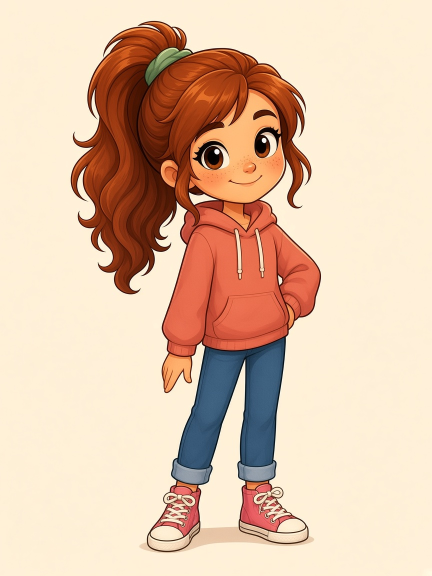
#> input picture handouts/characters/girl/idle.png, 864 x 1152 px (shown at 1/2 size); its folder holds 4 pictures in this run
$ python make_transparent_cutouts.py
#> lines starting #> are read from the running program, lines starting #| are printed output that depends on the picture; after the words box and inside, x2 and y2 are one past the last pixel; in counts of white or black regions, pixels touching at a corner belong together
#!/usr/bin/env python3
"""Transparent PNG cutouts + SVG wrappers for redhead girl poses."""
from __future__ import annotations

from collections import deque
from pathlib import Path

import numpy as np
from PIL import Image

SRC = Path(__file__).resolve().parent
DST = Path("/Users/crawfordjpaul/Local Sites/rr-website/src/lib/assets/characters/redhead girl")
POSES = ["idle", "wave", "pencil", "point", "guitar"]
CREAM = np.array([255.0, 240.0, 217.0])


def dilate(mask: np.ndarray, n: int = 2) -> np.ndarray:
    m = mask.copy()
    for _ in range(n):
        nxt = m.copy()
        nxt[1:] |= m[:-1]
        nxt[:-1] |= m[1:]
        nxt[:, 1:] |= m[:, :-1]
        nxt[:, :-1] |= m[:, 1:]
        m = nxt
    return m


def remove_background(im: Image.Image, pose: str) -> Image.Image:
#> called with pose = 'idle'
    arr = np.array(im.convert("RGBA"))
    h, w = arr.shape[:2]
#> h = 1152; w = 864
    rgb = arr[:, :, :3].astype(np.float64)
    r, g, b = rgb[:, :, 0], rgb[:, :, 1], rgb[:, :, 2]
    dist = np.sqrt(((rgb - CREAM) ** 2).sum(axis=2))
    mx = rgb.max(axis=2)
    chroma = mx - rgb.min(axis=2)
    warm = r - b
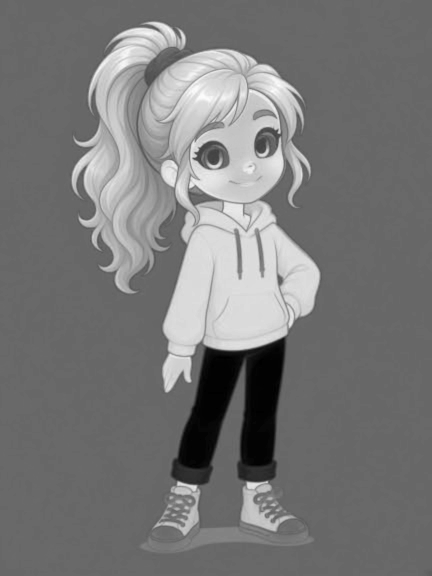
#> warm: shape (1152, 864) float64 (shown at 1/2 size); min -68, max 192, mean 55; drawn with min black and max white
    rg = r - g
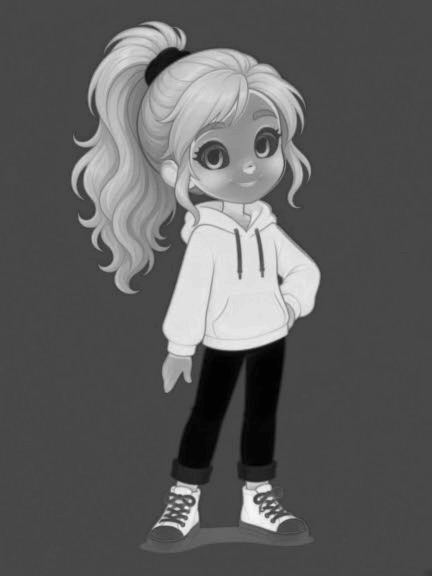
#> rg: shape (1152, 864) float64 (shown at 1/2 size); min -37, max 146, mean 30.6; drawn with min black and max white
    yy = np.arange(h)[:, None]
#> yy = 1152 values from 0 to 1151
    xx = np.arange(w)[None, :]

    is_coral = (r > 170) & (g < 180) & (b < 160) & (r > g + 15) & (r > b + 20)
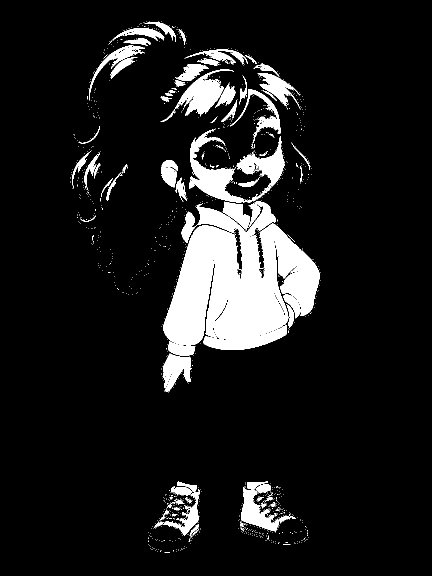
#> is_coral: shape (1152, 864) bool (shown at 1/2 size); 10.4% white; 1263 white regions (1192 under 20 px), largest, box (x1, y1, x2, y2) and area: (327, 402, 639, 711) 60893, (378, 258, 567, 406) 8998, (321, 139, 468, 243) 4170
    is_blue = (b > r + 3) & (b > 50) & (chroma > 15)
#> is_blue: shape (1152, 864) bool; 3.7% white; 2 white regions (1 under 20 px), largest, box (x1, y1, x2, y2) and area: (344, 676, 569, 968) 36627
    is_hair = (r > 70) & (r > g + 15) & (r > b + 20) & (g < 135) & (chroma > 30)
#> is_hair: shape (1152, 864) bool; 19% white; 643 white regions (616 under 20 px), largest, box (x1, y1, x2, y2) and area: (276, 97, 642, 786) 118323, (142, 42, 373, 588) 56326, (479, 961, 595, 1064) 4922
    is_wood = (r > 125) & (g > 80) & (b < 135) & (warm > 30) & (chroma > 30) & (g < 190)
#> is_wood: shape (1152, 864) bool; 9.9% white; 1612 white regions (1529 under 20 px), largest, box (x1, y1, x2, y2) and area: (327, 403, 639, 690) 50366, (380, 178, 567, 406) 21920, (325, 707, 382, 784) 2626
    is_dark = mx < 95
#> is_dark: shape (1152, 864) bool; 4.3% white; 375 white regions (364 under 20 px), largest, box (x1, y1, x2, y2) and area: (196, 42, 642, 1104) 36540, (156, 48, 329, 539) 1834, (385, 282, 457, 339) 1818

    near_blue = dilate(is_blue, 5)
#> after the loop in dilate, `for _ in range(n):`: nxt: shape (1152, 864) bool; 4.4% white; 1 white region, box (x1, y1, x2, y2) and area: (339, 671, 574, 973) 43448
    near_shoe = dilate(is_coral | (is_dark & (yy > int(h * 0.75))), 10) & (yy > int(h * 0.72))
#> in dilate (call 2), `m = mask.copy()`: m: shape (1152, 864) bool; 10.9% white; 934 white regions (875 under 20 px), largest, box (x1, y1, x2, y2) and area: (327, 402, 639, 711) 60893, (378, 258, 567, 406) 8998, (475, 865, 617, 1089) 6211
#> after the loop in dilate (call 2), `for _ in range(n):`: nxt: shape (1152, 864) bool; 23.6% white; 4 white regions, box (x1, y1, x2, y2) and area: (131, 32, 652, 796) 190795, (465, 855, 627, 1099) 22313, (284, 855, 450, 1115) 20704, (564, 374, 613, 427) 1145
#> near_shoe: shape (1152, 864) bool; 4.3% white; 2 white regions, box (x1, y1, x2, y2) and area: (465, 855, 627, 1099) 22313, (284, 855, 450, 1115) 20704
    face_zone = yy < int(h * 0.42)

    is_cool_white = (
        (mx > 215)
        & (chroma < 48)
        & (warm < 25)
        & (rg < 10)
        & (b > 200)
        & (near_shoe | face_zone)
    )
#> is_cool_white: shape (1152, 864) bool; 0.15% white in thin lines or dots, all inside (x1, y1, x2, y2) = (141, 50, 624, 1056)

    if pose == "pencil":
        is_ink = (
            (mx < 70)
            & (yy > int(h * 0.40))
            & (yy < int(h * 0.62))
            & (xx > int(w * 0.32))
            & (xx < int(w * 0.68))
        )
        near_ink = dilate(is_ink, 5)
        far_from_jeans = ~dilate(is_blue, 14)
        is_notebook = (
            near_ink
            & far_from_jeans
            & (yy > int(h * 0.40))
            & (yy < int(h * 0.62))
            & (mx > 210)
            & (chroma < 60)
            & (warm > 8)
        )
    else:
        is_notebook = np.zeros((h, w), dtype=bool)

    is_skin = (
        near_blue
        & (yy < int(h * 0.90))
        & (dist > 50)
        & (r > 175)
        & (g > 110)
        & (g < 185)
        & (b > 80)
        & (b < 175)
        & (warm > 30)
        & (chroma > 35)
        & (chroma < 140)
    )
#> is_skin: shape (1152, 864) bool; 0.01% white in thin lines or dots, all inside (x1, y1, x2, y2) = (356, 692, 536, 972)

    hard_protect = (
        is_coral | is_blue | is_hair | is_wood | is_skin | is_cool_white | is_dark | is_notebook
    )
#> hard_protect: shape (1152, 864) bool; 27.5% white; 32 white regions (29 under 20 px), largest, box (x1, y1, x2, y2) and area: (141, 42, 642, 1105) 273177, (322, 122, 334, 135) 59, (336, 112, 348, 122) 40

    is_cream = (
        ~hard_protect
        & (warm > 12)
        & ((dist < 52) | ((mx > 205) & (chroma < 62) & (dist < 90)))
    )
#> is_cream: shape (1152, 864) bool; 71.7% white; 18 black regions (14 under 20 px), largest, box (x1, y1, x2, y2) and area: (141, 42, 642, 1105) 281330, (614, 1079, 621, 1084) 24, (298, 1080, 303, 1090) 24, (285, 1088, 291, 1095) 20
    is_peach = (
        (yy >= int(h * 0.72))
        & ~hard_protect
        & ~is_cool_white
        & ~is_notebook
        & (warm > 20)
        & (g > 150)
        & (g < 230)
        & (r > 155)
        & (chroma > 18)
        & (chroma < 115)
        & (dist > 12)
        & (dist < 125)
    )
#> is_peach: shape (1152, 864) bool; 0.99% white; 357 white regions (334 under 20 px), largest, box (x1, y1, x2, y2) and area: (278, 1053, 629, 1107) 4870, (296, 1068, 378, 1101) 1199, (537, 1059, 615, 1085) 1045

    visited = np.zeros((h, w), dtype=bool)
    q: deque[tuple[int, int]] = deque()

    def try_add(x: int, y: int) -> None:
        if 0 <= x < w and 0 <= y < h and not visited[y, x] and (is_cream[y, x] or is_peach[y, x]):
            visited[y, x] = True
            q.append((x, y))

    for x in range(w):
        try_add(x, 0)
        try_add(x, h - 1)
    for y in range(h):
        try_add(0, y)
        try_add(w - 1, y)
    while q:
        x, y = q.popleft()
        try_add(x - 1, y)
        try_add(x + 1, y)
        try_add(x, y - 1)
        try_add(x, y + 1)

    visited |= is_cream
#> visited: shape (1152, 864) bool; 72% white; 14 black regions (12 under 20 px), largest, box (x1, y1, x2, y2) and area: (141, 42, 642, 1105) 278236, (298, 1080, 303, 1090) 24
    visited |= is_peach
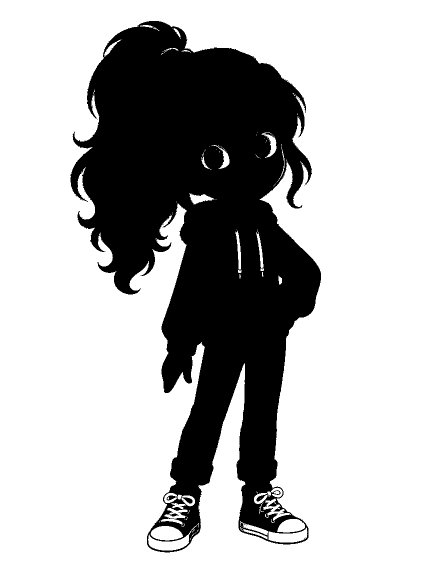
#> visited: shape (1152, 864) bool (shown at 1/2 size); 72.1% white; 14 black regions (13 under 20 px), largest, box (x1, y1, x2, y2) and area: (141, 42, 642, 1105) 277550

    # Force-clear warm pale between jean runs (above shoes)
    blueish = is_blue | ((b > 70) & (b > r) & (chroma > 10))
#> blueish: shape (1152, 864) bool; 3.7% white; 3 white regions (2 under 20 px), largest, box (x1, y1, x2, y2) and area: (344, 676, 569, 968) 36677
    force_pale = (
        ~is_blue
        & ~is_coral
        & ~is_skin
        & ~is_hair
        & ~is_wood
        & ~is_notebook
        & ~is_cool_white
        & (warm > 10)
        & (mx > 190)
        & (chroma < 70)
    )
#> force_pale: shape (1152, 864) bool; 72.2% white; 22 black regions (21 under 20 px), largest, box (x1, y1, x2, y2) and area: (141, 42, 642, 1105) 277141
    shoe_y = int(h * 0.78)
#> shoe_y = 898
    for y in range(int(h * 0.38), shoe_y):
        xs = np.where(blueish[y])[0]
        if len(xs) < 2:
            continue
        runs: list[tuple[int, int]] = []
        start = prev = int(xs[0])
        for x in xs[1:]:
            x = int(x)
            if x > prev + 2:
                runs.append((start, prev))
                start = x
            prev = x
        runs.append((start, prev))
        if len(runs) < 2:
            continue
        left, right = runs[0][1] + 1, runs[-1][0] - 1
        if right <= left:
            continue
        for x in range(left, right + 1):
            if force_pale[y, x] or is_cream[y, x]:
                visited[y, x] = True
#> visited: shape (1152, 864) bool; 72.1% white; 14 black regions (13 under 20 px), largest, box (x1, y1, x2, y2) and area: (141, 42, 642, 1105) 277500

    # Pencil sitting: punch all non-notebook cream/peach in lower body
    if pose == "pencil":
        pocket = (
            (yy > int(h * 0.58))
            & ~hard_protect
            & ~is_cool_white
            & ~is_notebook
            & (
                is_cream
                | is_peach
                | ((warm > 14) & (mx > 195) & (chroma < 75) & (dist < 95))
            )
        )
        visited |= pocket

    pale_ground = (
        (yy >= int(h * 0.78))
        & ~hard_protect
        & ~is_cool_white
        & ~is_notebook
        & (warm > 12)
        & (g > 140)
        & (g < 235)
        & (r > 145)
        & (chroma < 125)
    )
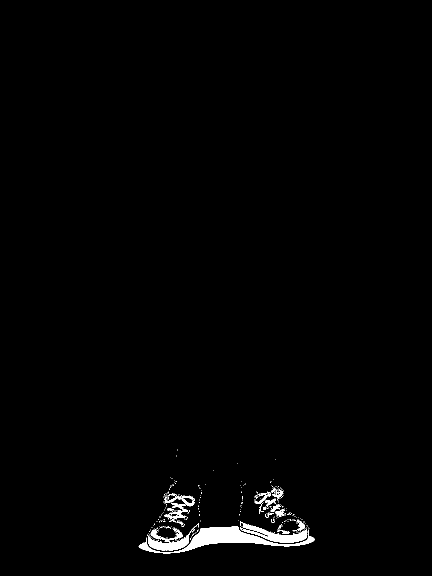
#> pale_ground: shape (1152, 864) bool (shown at 1/2 size); 1.1% white; 312 white regions (283 under 20 px), largest, box (x1, y1, x2, y2) and area: (277, 1053, 629, 1107) 4974, (296, 1068, 378, 1101) 1288, (537, 1057, 615, 1085) 1203
    grow_q: deque[tuple[int, int]] = deque()
    ys, xs = np.where(visited & (yy >= int(h * 0.75)))
    for y, x in zip(ys, xs):
        for nx, ny in ((x - 1, y), (x + 1, y), (x, y - 1), (x, y + 1)):
            if 0 <= nx < w and 0 <= ny < h and not visited[ny, nx] and pale_ground[ny, nx]:
                visited[ny, nx] = True
                grow_q.append((nx, ny))
#> visited: shape (1152, 864) bool; 72.1% white; 14 black regions (13 under 20 px), largest, box (x1, y1, x2, y2) and area: (141, 42, 642, 1105) 277492
    while grow_q:
        x, y = grow_q.popleft()
        for nx, ny in ((x - 1, y), (x + 1, y), (x, y - 1), (x, y + 1)):
            if 0 <= nx < w and 0 <= ny < h and not visited[ny, nx] and pale_ground[ny, nx]:
                visited[ny, nx] = True
                grow_q.append((nx, ny))
#> this loop made 8 passes
#> (x, y) on passes 1 to 8: (352, 963), (397, 970), (566, 982), (337, 984), (402, 984), (542, 1023), (616, 1056), (299, 1062)

    shoeish = is_coral | is_cool_white | (is_dark & (yy > int(h * 0.72)))
#> shoeish: shape (1152, 864) bool; 11.1% white; 1116 white regions (1052 under 20 px), largest, box (x1, y1, x2, y2) and area: (327, 402, 639, 711) 60893, (378, 258, 567, 406) 8998, (473, 830, 617, 1089) 6838
    for y in range(int(h * 0.75), h):
        row_anchor = blueish[y] | shoeish[y]
        runs = []
        x = 0
        while x < w:
            if row_anchor[x]:
                x0 = x
                while x < w and row_anchor[x]:
                    x += 1
                runs.append((x0, x - 1))
            else:
                x += 1
        if len(runs) < 2:
            continue
        left, right = runs[0][1] + 1, runs[-1][0] - 1
        if right <= left:
            continue
        for x in range(left, right + 1):
            if pale_ground[y, x] or (force_pale[y, x] and not is_cool_white[y, x]):
                visited[y, x] = True
#> visited: shape (1152, 864) bool; 72.1% white; 14 black regions (13 under 20 px), largest, box (x1, y1, x2, y2) and area: (141, 42, 642, 1105) 277489

    char = hard_protect
    for x in range(w):
        ys_c = np.where(char[:, x])[0]
        if len(ys_c) == 0:
            continue
        bottom = int(ys_c.max())
        for y in range(bottom + 1, h):
            if (pale_ground[y, x] or is_cream[y, x] or is_peach[y, x]) and not is_cool_white[y, x]:
                visited[y, x] = True

    grow = visited.copy()
    for _ in range(3):
        nxt = grow.copy()
        nxt[1:] |= grow[:-1]
        nxt[:-1] |= grow[1:]
        nxt[:, 1:] |= grow[:, :-1]
        nxt[:, :-1] |= grow[:, 1:]
        grow = nxt
    fringe = (
        grow
        & ~visited
        & ~hard_protect
        & ~is_cool_white
        & ~is_notebook
        & (warm > 8)
        & (mx > 185)
        & (chroma < 70)
        & ((dist < 80) | ((r > 205) & (g > 190) & (warm > 8)))
    )
#> fringe: shape (1152, 864) bool; 0.02% white in thin lines or dots, all inside (x1, y1, x2, y2) = (327, 78, 576, 901)

    alpha = np.full((h, w), 255, dtype=np.uint8)
    alpha[visited] = 0
    strength = np.clip((50 - dist) / 50.0, 0, 1)
    alpha[fringe] = (255 * (1 - np.maximum(strength[fringe], 0.8))).astype(np.uint8)

    out = arr.copy()
    out[:, :, 3] = alpha
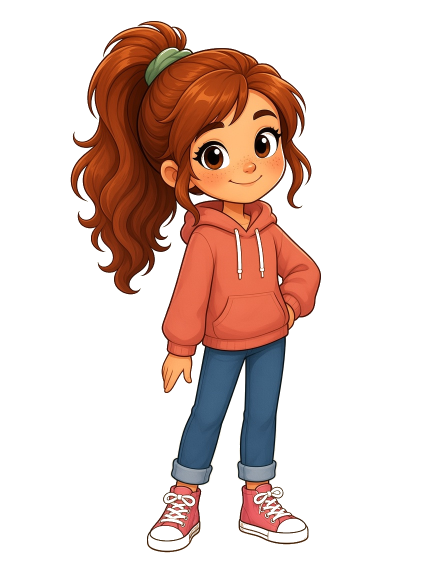
#> out: shape (1152, 864, 4) (shown at 1/2 size); mean R, G, B, A 226.1, 195.5, 171.1, 71.1; transparent parts drawn white
    return Image.fromarray(out)


def crop_alpha(im: Image.Image, pad: int = 2) -> Image.Image:
#> called with pad = 2
    bbox = im.getbbox()
#> bbox = (141, 42, 642, 1105)
    if not bbox:
        return im
    l, t, r, b = bbox
#> l = 141; t = 42; r = 642; b = 1105
    return im.crop(
        (max(0, l - pad), max(0, t - pad), min(im.width, r + pad), min(im.height, b + pad))
    )
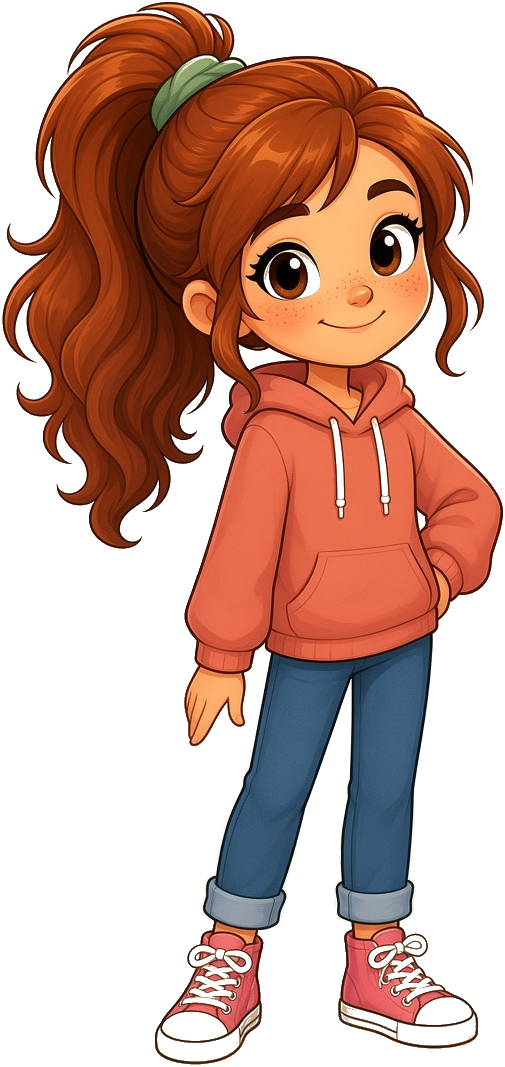
#> returned value: PIL image 505x1067 RGBA; mean R, G, B, A 201.8, 157.6, 133.3, 131.2; transparent parts drawn white


def main() -> None:
    DST.mkdir(parents=True, exist_ok=True)
    for name in POSES:
        cut = crop_alpha(remove_background(Image.open(SRC / f"{name}.png"), name))
        cut.save(DST / f"{name}.png", optimize=True)
        ww, hh = cut.size
#> ww = 505; hh = 1067
        (DST / f"{name}.svg").write_text(
            f"""<?xml version="1.0" encoding="UTF-8"?>
<svg xmlns="http://www.w3.org/2000/svg" xmlns:xlink="http://www.w3.org/1999/xlink" viewBox="0 0 {ww} {hh}" width="{ww}" height="{hh}">
  <title>Rhythm Roots redhead girl — {name}</title>
  <image width="{ww}" height="{hh}" href="{name}.png" xlink:href="{name}.png" preserveAspectRatio="xMidYMid meet"/>
</svg>
"""
        )
        print(name, cut.size)
#| idle (505, 1067)


if __name__ == "__main__":
#> (the run stopped early here; a loop or call above may not have finished)
